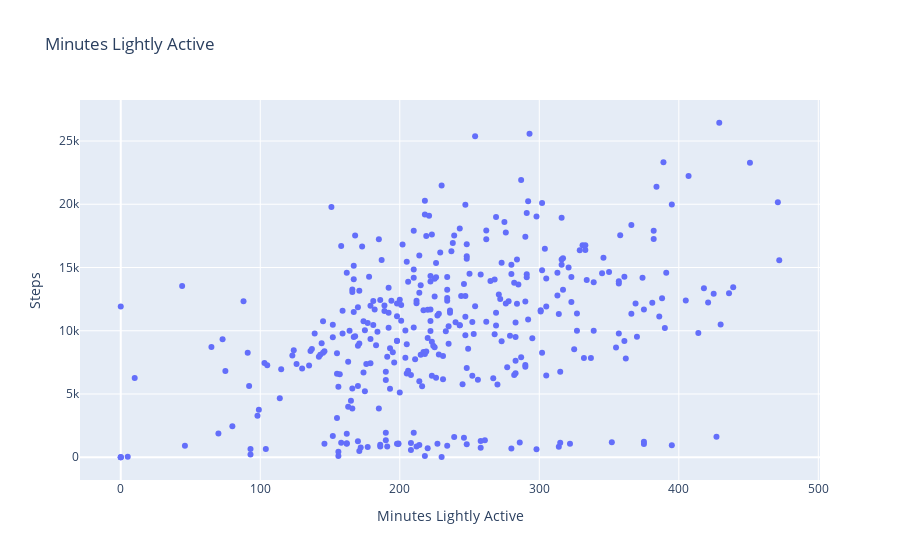

Notebook code cell kept with this figure:
### Code cell
fitbit = fitbit.sort_values('Minutes Lightly Active').reset_index()
title = f'Minutes Lightly Active'
px.scatter(data_frame=fitbit, x='Minutes Lightly Active', y='Steps', title=title)

### Figure 1 — Plotly figure (JSON) as saved in the notebook; plotly's stock layout.template omitted (floating-point values rounded to 4 significant figures; data arrays with more than 128 entries replaced by an {"elided": "..."} marker saying what was removed)
{"data": [{"hovertemplate": "Minutes Lightly Active=%{x}<br>Steps=%{y}<extra></extra>", "legendgroup": "", "marker": {"color": "#636efa", "symbol": "circle"}, "mode": "markers", "name": "", "orientation": "v", "showlegend": false, "type": "scatter", "x": {"elided": "367 int values"}, "xaxis": "x", "y": {"elided": "367 int values"}, "yaxis": "y"}], "layout": {"legend": {"tracegroupgap": 0}, "title": {"text": "Minutes Lightly Active"}, "xaxis": {"anchor": "y", "domain": [0, 1], "title": {"text": "Minutes Lightly Active"}}, "yaxis": {"anchor": "x", "domain": [0, 1], "title": {"text": "Steps"}}}}
